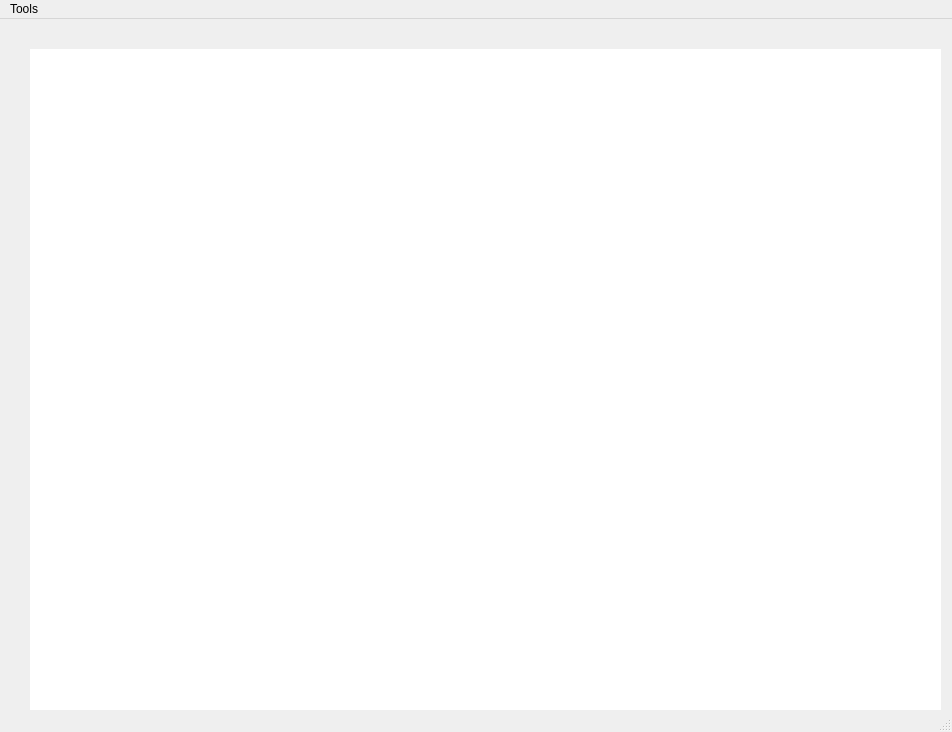
<?xml version="1.0" encoding="UTF-8"?>
<ui version="4.0">
 <class>MainWindow</class>
 <widget class="QMainWindow" name="MainWindow">
  <property name="geometry">
   <rect>
    <x>0</x>
    <y>0</y>
    <width>952</width>
    <height>732</height>
   </rect>
  </property>
  <property name="windowTitle">
   <string>MainWindow</string>
  </property>
  <widget class="QWidget" name="centralwidget">
   <widget class="QMdiArea" name="mdiArea">
    <property name="geometry">
     <rect>
      <x>30</x>
      <y>30</y>
      <width>911</width>
      <height>661</height>
     </rect>
    </property>
    <property name="background">
     <brush brushstyle="SolidPattern">
      <color alpha="255">
       <red>255</red>
       <green>255</green>
       <blue>255</blue>
      </color>
     </brush>
    </property>
    <widget class="QWidget" name="winLogin">
     <property name="windowTitle">
      <string>Login</string>
     </property>
     <widget class="QPushButton" name="btnLogin">
      <property name="geometry">
       <rect>
        <x>180</x>
        <y>290</y>
        <width>161</width>
        <height>41</height>
       </rect>
      </property>
      <property name="font">
       <font>
        <family>Ebrima</family>
        <pointsize>12</pointsize>
       </font>
      </property>
      <property name="text">
       <string>Login</string>
      </property>
     </widget>
     <widget class="QPlainTextEdit" name="plainTextEdit">
      <property name="geometry">
       <rect>
        <x>170</x>
        <y>150</y>
        <width>181</width>
        <height>31</height>
       </rect>
      </property>
      <property name="font">
       <font>
        <family>Ebrima</family>
        <pointsize>11</pointsize>
       </font>
      </property>
      <property name="placeholderText">
       <string>Username</string>
      </property>
     </widget>
     <widget class="QPlainTextEdit" name="plainTextEdit_2">
      <property name="geometry">
       <rect>
        <x>170</x>
        <y>220</y>
        <width>181</width>
        <height>31</height>
       </rect>
      </property>
      <property name="font">
       <font>
        <family>Ebrima</family>
        <pointsize>12</pointsize>
       </font>
      </property>
      <property name="placeholderText">
       <string>Password</string>
      </property>
     </widget>
     <widget class="QLabel" name="lblUsername">
      <property name="geometry">
       <rect>
        <x>100</x>
        <y>160</y>
        <width>61</width>
        <height>16</height>
       </rect>
      </property>
      <property name="text">
       <string>Username</string>
      </property>
     </widget>
     <widget class="QLabel" name="lblPassword">
      <property name="geometry">
       <rect>
        <x>100</x>
        <y>230</y>
        <width>46</width>
        <height>13</height>
       </rect>
      </property>
      <property name="text">
       <string>Password</string>
      </property>
     </widget>
     <widget class="QLabel" name="lblHeading">
      <property name="geometry">
       <rect>
        <x>220</x>
        <y>80</y>
        <width>81</width>
        <height>51</height>
       </rect>
      </property>
      <property name="font">
       <font>
        <family>Lucida Bright</family>
        <pointsize>22</pointsize>
       </font>
      </property>
      <property name="text">
       <string>Login</string>
      </property>
     </widget>
     <widget class="QLabel" name="lblTitle">
      <property name="geometry">
       <rect>
        <x>130</x>
        <y>20</y>
        <width>291</width>
        <height>41</height>
       </rect>
      </property>
      <property name="font">
       <font>
        <family>Georgia</family>
        <pointsize>36</pointsize>
        <underline>true</underline>
       </font>
      </property>
      <property name="text">
       <string>Event Booker</string>
      </property>
     </widget>
    </widget>
    <widget class="QWidget" name="winWelcome">
     <property name="windowTitle">
      <string>Welcome</string>
     </property>
     <widget class="QLabel" name="lblTitle_2">
      <property name="geometry">
       <rect>
        <x>170</x>
        <y>60</y>
        <width>581</width>
        <height>141</height>
       </rect>
      </property>
      <property name="font">
       <font>
        <family>Ebrima</family>
        <pointsize>72</pointsize>
       </font>
      </property>
      <property name="text">
       <string>Event Booker</string>
      </property>
     </widget>
     <widget class="QLabel" name="lblWelcome">
      <property name="geometry">
       <rect>
        <x>340</x>
        <y>220</y>
        <width>201</width>
        <height>111</height>
       </rect>
      </property>
      <property name="font">
       <font>
        <family>Georgia</family>
        <pointsize>36</pointsize>
       </font>
      </property>
      <property name="text">
       <string>Welcome</string>
      </property>
     </widget>
     <widget class="QPushButton" name="btnClick">
      <property name="geometry">
       <rect>
        <x>280</x>
        <y>410</y>
        <width>281</width>
        <height>41</height>
       </rect>
      </property>
      <property name="font">
       <font>
        <family>Ebrima</family>
        <pointsize>18</pointsize>
       </font>
      </property>
      <property name="styleSheet">
       <string notr="true">selection-background-color: rgb(20, 20, 255);</string>
      </property>
      <property name="text">
       <string>Click here to continue...</string>
      </property>
      <property name="flat">
       <bool>false</bool>
      </property>
     </widget>
    </widget>
    <widget class="QWidget" name="winViewData">
     <property name="windowTitle">
      <string>View Data</string>
     </property>
     <widget class="QComboBox" name="cmbTables">
      <property name="geometry">
       <rect>
        <x>90</x>
        <y>60</y>
        <width>221</width>
        <height>22</height>
       </rect>
      </property>
     </widget>
     <widget class="QLabel" name="lblTableView">
      <property name="geometry">
       <rect>
        <x>20</x>
        <y>60</y>
        <width>71</width>
        <height>16</height>
       </rect>
      </property>
      <property name="text">
       <string>Select Table</string>
      </property>
     </widget>
     <widget class="QTableWidget" name="tableWidget">
      <property name="geometry">
       <rect>
        <x>0</x>
        <y>100</y>
        <width>891</width>
        <height>521</height>
       </rect>
      </property>
     </widget>
    </widget>
    <widget class="QWidget" name="winBookingsMaintenance">
     <property name="windowTitle">
      <string>Bookings</string>
     </property>
     <widget class="QGroupBox" name="groupBox">
      <property name="geometry">
       <rect>
        <x>60</x>
        <y>70</y>
        <width>821</width>
        <height>121</height>
       </rect>
      </property>
      <property name="title">
       <string>Add New Booking</string>
      </property>
      <widget class="QComboBox" name="cmbEventAdd">
       <property name="geometry">
        <rect>
         <x>30</x>
         <y>50</y>
         <width>161</width>
         <height>22</height>
        </rect>
       </property>
      </widget>
      <widget class="QLabel" name="lblEvents">
       <property name="geometry">
        <rect>
         <x>30</x>
         <y>30</y>
         <width>71</width>
         <height>16</height>
        </rect>
       </property>
       <property name="text">
        <string>Event Name</string>
       </property>
      </widget>
      <widget class="QPlainTextEdit" name="edtFullNameAdd">
       <property name="geometry">
        <rect>
         <x>240</x>
         <y>50</y>
         <width>171</width>
         <height>31</height>
        </rect>
       </property>
      </widget>
      <widget class="QLabel" name="lblName">
       <property name="geometry">
        <rect>
         <x>240</x>
         <y>30</y>
         <width>46</width>
         <height>13</height>
        </rect>
       </property>
       <property name="text">
        <string>Full Name</string>
       </property>
      </widget>
      <widget class="QPlainTextEdit" name="edtPhoneNumberAdd">
       <property name="geometry">
        <rect>
         <x>460</x>
         <y>50</y>
         <width>171</width>
         <height>31</height>
        </rect>
       </property>
      </widget>
      <widget class="QLabel" name="lblPhoneNumber">
       <property name="geometry">
        <rect>
         <x>460</x>
         <y>30</y>
         <width>81</width>
         <height>16</height>
        </rect>
       </property>
       <property name="text">
        <string>Phone Number</string>
       </property>
      </widget>
      <widget class="QPushButton" name="btnAdd">
       <property name="geometry">
        <rect>
         <x>680</x>
         <y>50</y>
         <width>101</width>
         <height>31</height>
        </rect>
       </property>
       <property name="text">
        <string>Add Booking</string>
       </property>
      </widget>
      <widget class="QPushButton" name="btnViewEventDetails">
       <property name="geometry">
        <rect>
         <x>90</x>
         <y>80</y>
         <width>101</width>
         <height>23</height>
        </rect>
       </property>
       <property name="text">
        <string>View Event Details</string>
       </property>
      </widget>
     </widget>
     <widget class="QGroupBox" name="groupBox_2">
      <property name="geometry">
       <rect>
        <x>60</x>
        <y>220</y>
        <width>821</width>
        <height>111</height>
       </rect>
      </property>
      <property name="title">
       <string>Edit Booking</string>
      </property>
      <widget class="QPlainTextEdit" name="edtFullNameEdit">
       <property name="geometry">
        <rect>
         <x>240</x>
         <y>50</y>
         <width>171</width>
         <height>31</height>
        </rect>
       </property>
      </widget>
      <widget class="QLabel" name="lblName_2">
       <property name="geometry">
        <rect>
         <x>240</x>
         <y>30</y>
         <width>46</width>
         <height>13</height>
        </rect>
       </property>
       <property name="text">
        <string>Full Name</string>
       </property>
      </widget>
      <widget class="QPlainTextEdit" name="edtID">
       <property name="geometry">
        <rect>
         <x>20</x>
         <y>50</y>
         <width>171</width>
         <height>31</height>
        </rect>
       </property>
      </widget>
      <widget class="QLabel" name="lblInvoice">
       <property name="geometry">
        <rect>
         <x>20</x>
         <y>30</y>
         <width>81</width>
         <height>16</height>
        </rect>
       </property>
       <property name="text">
        <string>Invoice /ID</string>
       </property>
      </widget>
      <widget class="QPushButton" name="btnEdit">
       <property name="geometry">
        <rect>
         <x>670</x>
         <y>50</y>
         <width>101</width>
         <height>31</height>
        </rect>
       </property>
       <property name="text">
        <string>Edit Booking</string>
       </property>
      </widget>
     </widget>
     <widget class="QGroupBox" name="groupBox_3">
      <property name="geometry">
       <rect>
        <x>60</x>
        <y>370</y>
        <width>551</width>
        <height>111</height>
       </rect>
      </property>
      <property name="title">
       <string>Delete a Booking</string>
      </property>
      <widget class="QComboBox" name="cmbEventDelete">
       <property name="geometry">
        <rect>
         <x>30</x>
         <y>50</y>
         <width>161</width>
         <height>22</height>
        </rect>
       </property>
      </widget>
      <widget class="QLabel" name="lblEvents_3">
       <property name="geometry">
        <rect>
         <x>30</x>
         <y>30</y>
         <width>71</width>
         <height>16</height>
        </rect>
       </property>
       <property name="text">
        <string>Event Name</string>
       </property>
      </widget>
      <widget class="QPlainTextEdit" name="edtPhoneNumberDelete">
       <property name="geometry">
        <rect>
         <x>210</x>
         <y>50</y>
         <width>171</width>
         <height>31</height>
        </rect>
       </property>
      </widget>
      <widget class="QLabel" name="lblPhoneNumber_3">
       <property name="geometry">
        <rect>
         <x>210</x>
         <y>30</y>
         <width>81</width>
         <height>16</height>
        </rect>
       </property>
       <property name="text">
        <string>Phone Number</string>
       </property>
      </widget>
      <widget class="QPushButton" name="btnDelete">
       <property name="geometry">
        <rect>
         <x>420</x>
         <y>50</y>
         <width>101</width>
         <height>31</height>
        </rect>
       </property>
       <property name="text">
        <string>Delete Booking</string>
       </property>
      </widget>
     </widget>
     <widget class="QLabel" name="lblTitle_3">
      <property name="geometry">
       <rect>
        <x>330</x>
        <y>10</y>
        <width>201</width>
        <height>61</height>
       </rect>
      </property>
      <property name="font">
       <font>
        <family>Ebrima</family>
        <pointsize>36</pointsize>
       </font>
      </property>
      <property name="text">
       <string>Bookings</string>
      </property>
     </widget>
    </widget>
    <widget class="QWidget" name="winViewBookings">
     <property name="windowTitle">
      <string>ViewBookings</string>
     </property>
     <widget class="QTextEdit" name="edtDisplay">
      <property name="geometry">
       <rect>
        <x>0</x>
        <y>50</y>
        <width>901</width>
        <height>571</height>
       </rect>
      </property>
     </widget>
     <widget class="QLabel" name="lblHeading_2">
      <property name="geometry">
       <rect>
        <x>370</x>
        <y>0</y>
        <width>151</width>
        <height>51</height>
       </rect>
      </property>
      <property name="font">
       <font>
        <pointsize>26</pointsize>
       </font>
      </property>
      <property name="text">
       <string>Bookings</string>
      </property>
     </widget>
    </widget>
   </widget>
  </widget>
  <widget class="QMenuBar" name="menubar">
   <property name="geometry">
    <rect>
     <x>0</x>
     <y>0</y>
     <width>952</width>
     <height>21</height>
    </rect>
   </property>
   <widget class="QMenu" name="menuTools">
    <property name="enabled">
     <bool>true</bool>
    </property>
    <property name="title">
     <string>Tools</string>
    </property>
    <addaction name="actionView_Data"/>
    <addaction name="actionMake_Bookings"/>
    <addaction name="actionView_Bookings"/>
   </widget>
   <addaction name="menuTools"/>
  </widget>
  <widget class="QStatusBar" name="statusbar"/>
  <action name="actionView_Data">
   <property name="enabled">
    <bool>false</bool>
   </property>
   <property name="text">
    <string>View Data</string>
   </property>
  </action>
  <action name="actionMake_Bookings">
   <property name="enabled">
    <bool>false</bool>
   </property>
   <property name="text">
    <string>Make Bookings</string>
   </property>
  </action>
  <action name="actionView_Bookings">
   <property name="enabled">
    <bool>false</bool>
   </property>
   <property name="text">
    <string>View Bookings</string>
   </property>
  </action>
 </widget>
 <resources/>
 <connections/>
</ui>
